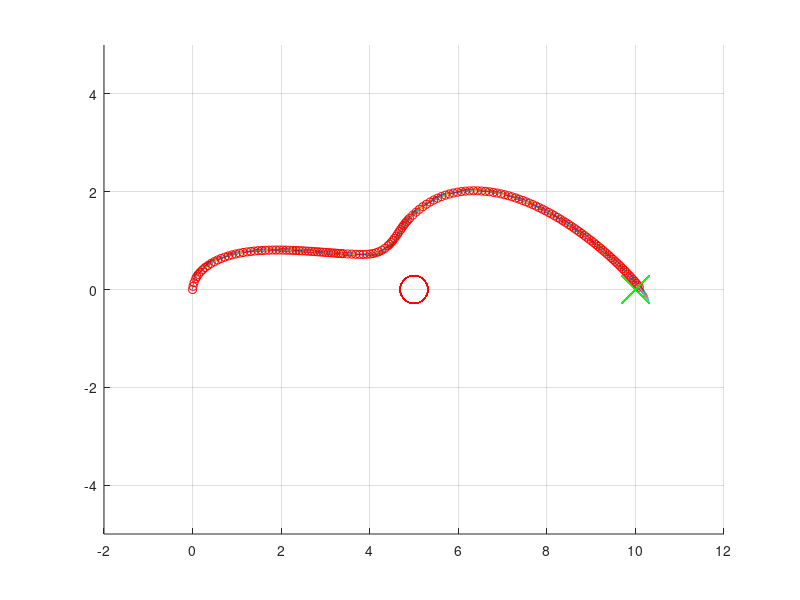

Recreate this plot in MATLAB.
%% HW 3, Problem 2
% ELEC 5530 - Thaddeus Roppel
% 2012/09/04
% Markus Kreitzer, Levi Smolin, Ray Preston
clear all;
clc;

%% Declare Constants
r               = 0.05;    % wheel radius
l               = 0.05;  % half the vehicle wheelbase


Zeta_I            = [0;0;0];              % X,Y,Theta of robot position in global coordinates
GoalPos           = [10;0;0];                % X,Y,Theta of Goal
ObstaclePos       = [5;0;0.5];               % X,Y,Radius of Obstacle

rForce         = 1; % Repulsive Force of the obstacle
aForce         = 0.1; % Attractive Force

Field          = zeros(3,1); % Total Potential Field( x-dir, y-dir, angle )
aField         = zeros(2,1); % Attractive field due to goal
rField         = zeros(2,1); % Repulsive field due to obstacle

timeDiv = 0.1;

wSpeeds=[0;0];          %Left and Right Wheel speeds

%% Run through six different scenarios where the wheel velocities vary.
figure;
while 1
        aField      = aForce*((GoalPos(1:2)-Zeta_I(1:2)));
        
        p_q         = norm(ObstaclePos(1:2)-Zeta_I(1:2));
        if p_q~=0
          rField    = -rForce*((1/p_q))*(1/(p_q*p_q))*((ObstaclePos(1:2)-Zeta_I(1:2))/p_q);
        end
        
        Field(1:2)=aField+rField;

        if( atan(rField(2)/rField(1)) - Zeta_I(3) == 0 )
            Zeta_I(3) = pi/2;
        end      
        
        if Field(1)==0 && Field(2)== 0
            Field(3)=0;
        elseif Field(1)==0
            Field(3)=pi/2;
        elseif Field(2)==0
            Field(3)=0;
        else
            Field(3)=atan(Field(2)/Field(1));
            if Field(1)<0&&Field(2)<0
                Field(3)=(pi)+Field(3);
            elseif Field(1)<0&&Field(2)>0
                Field(3)=(pi)+Field(3);
            end           
        end

        Zeta_I_dot=[Field(1);Field(2);Field(3)-Zeta_I(3)];
        
        R_theta = [cos(Zeta_I(3)),sin(Zeta_I(3)),0;-sin(Zeta_I(3)),cos(Zeta_I(3)),0;0,0,1];
        
        Zeta_L_dot = R_theta * Zeta_I_dot;
        
        %Now to solve the set of equations to find the wheel speeds
        B=[Zeta_L_dot(1);Zeta_L_dot(3)];
        A=[ r/2,      r/2;
            r/(2*l), -r/(2*l)
           ];
        
        wSpeeds=A\B;
        hold1 = GoalPos(1) - Zeta_I(1);
        hold2 = GoalPos(2) - Zeta_I(2);
        if (wSpeeds(1) < 10 && wSpeeds(2) < 10 && hold1 ~= 0 && hold2 ~= 0)
                wSpeeds(1) = wSpeeds(1) + 10;
                wSpeeds(2) = wSpeeds(2) + 10;
        end
        R_inv_theta = [cos(Zeta_I(3)),-sin(Zeta_I(3)),0;sin(Zeta_I(3)),cos(Zeta_I(3)),0;0,0,1]; 
        
        % Velocity matrix
        Zeta_I_dot      = R_inv_theta * [ (r * wSpeeds(1))/2 + (r * wSpeeds(2))/2;
                                       0;
                                      (r * wSpeeds(1))/(2*l) - (r * wSpeeds(2))/(2*l); 
                                    ];
                                
        Zeta_I=Zeta_I+(Zeta_I_dot*timeDiv);
        
        Zeta_I;
        hold on
        plot(Zeta_I(1),Zeta_I(2),'--ro');
        plot(5,0,'--ro','MarkerSize',20);
        plot(10,0,'--gx','MarkerSize',20);
        grid on;
        axis([-2 12 -5 5]);
        %quiver(Zeta_I(1),Zeta_I(2),Field(1),Field(2));
        quiver(Zeta_I(1),Zeta_I(2),(0.4*cos(Zeta_I(3))),(0.4*sin(Zeta_I(3))));
        drawnow
        hold off

        GoalPos;
        Zeta_I(3);
        myposition = [ Zeta_I(1), Zeta_I(2) ];
        goalposition = [GoalPos(1), GoalPos(2)];
        distance = norm(goalposition - myposition); 
        if( distance < 0.1)
            break;
        end
end

str=sprintf('We have arrived at your destination. Thank you for flying HAL 9000 Airlines.\nThe Sentients will have your luggage waiting for you at the terminal.\n');
disp(str);




